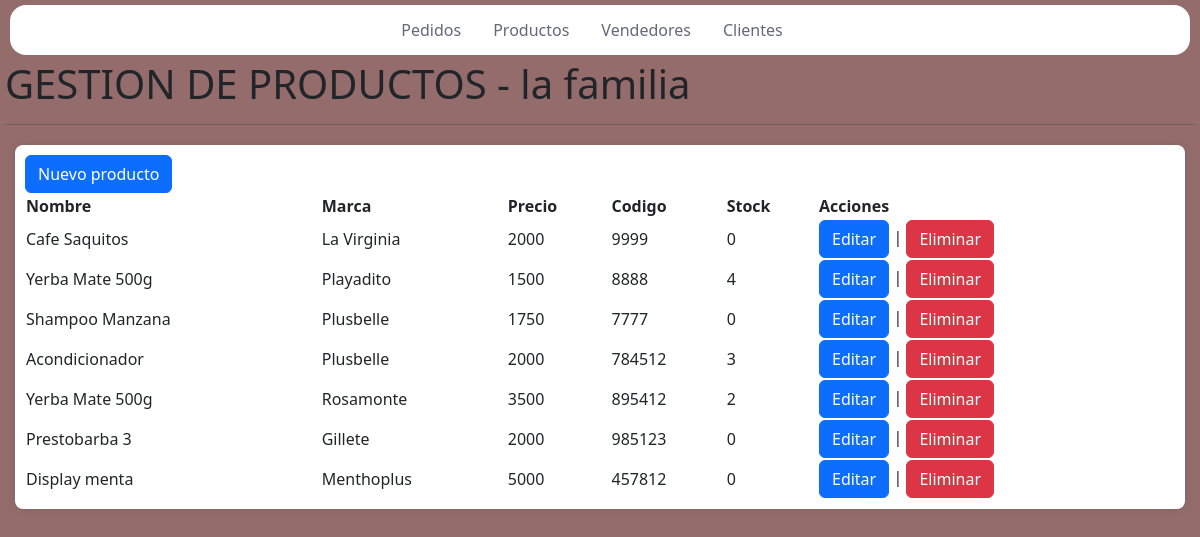
/gestion/productos/, run on an earlier commit of the app's database.
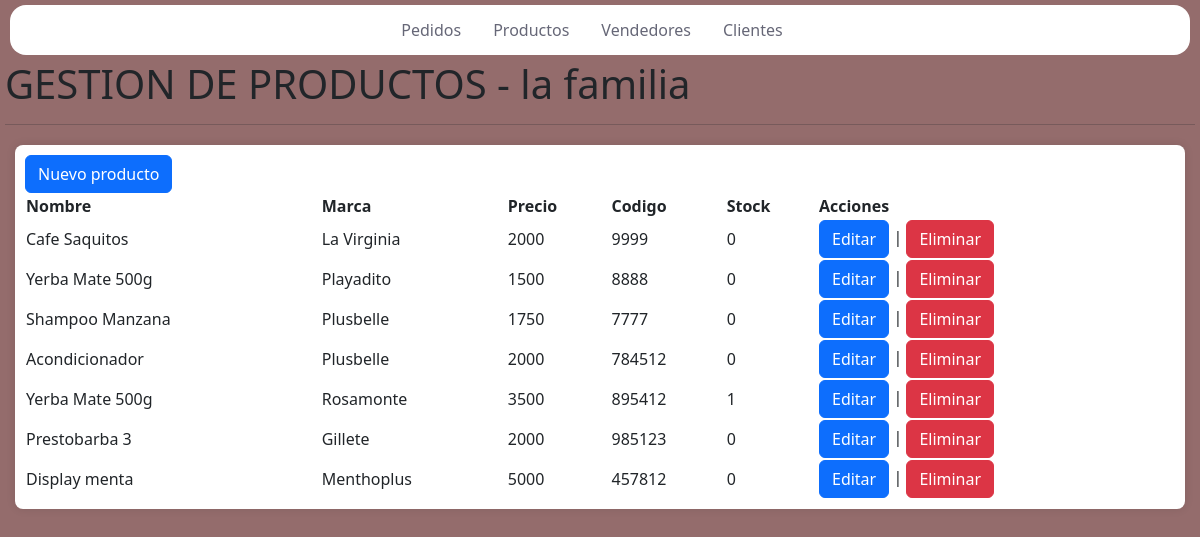
And on a later commit of the database.
### gestion/models.py (models this page shows, shortened)
class Producto(models.Model):
    marca=models.CharField(max_length=20, blank=True)
    nombre=models.CharField(max_length=20)
    descripcion=models.CharField(max_length=50, blank=True)
    precio=models.IntegerField()
    codigo=models.IntegerField(unique=True)
    stock=models.IntegerField()

### gestion/views.py (the view)
# urls.py: path('productos/', ProductoListView.as_view(), name='Productos'),
class ProductoListView(ListView):
    model = Producto
    template_name = 'gestion/prod.html'
    context_object_name = 'productos'

### templates/gestion/prod.html (shortened to what this page needs)
{% extends "gestion/index.html" %}
{% load static %}
{% block content %}
<h1>GESTION DE PRODUCTOS - la familia</h1>
<HR></HR>
<div id="contenedor">
    <a class="btn btn-primary alta" href="{% url 'Prod-Add' %}" role="button">Nuevo producto</a>
    <table id="myTable" class="display">
        <thead>
        <tr>
            <th>Nombre</th>
            <th>Marca</th>
            <th>Precio</th>
            <th>Codigo</th>
            <th>Stock</th>
            <th>Acciones</th>
        </tr>
        </thead>
        <tbody>
            {% for producto in productos %}
            <tr>
                <td>{{ producto.nombre }}</td>
                <td>{{ producto.marca }}</td>
                <td>{{ producto.precio }}</td>
                <td>{{ producto.codigo }}</td>
                <td>{{ producto.stock }}</td>
                <td>
                    <a class="btn btn-primary" href="{% url 'Prod-Edit' producto.pk %}">Editar</a>
                    |
                    <a class="btn btn-danger" href="{% url 'Prod-Delete' producto.pk %}">Eliminar</a>
                </td>
            </tr>
            {% endfor %}
        </tbody>
    </table>
</div>
{% endblock %}

What changed in the data, as far as the page shows it:
changed Producto "Playadito": stock "4" → "0"
changed Producto "Acondicionador": stock "3" → "0"
changed Producto "Rosamonte": stock "2" → "1"
